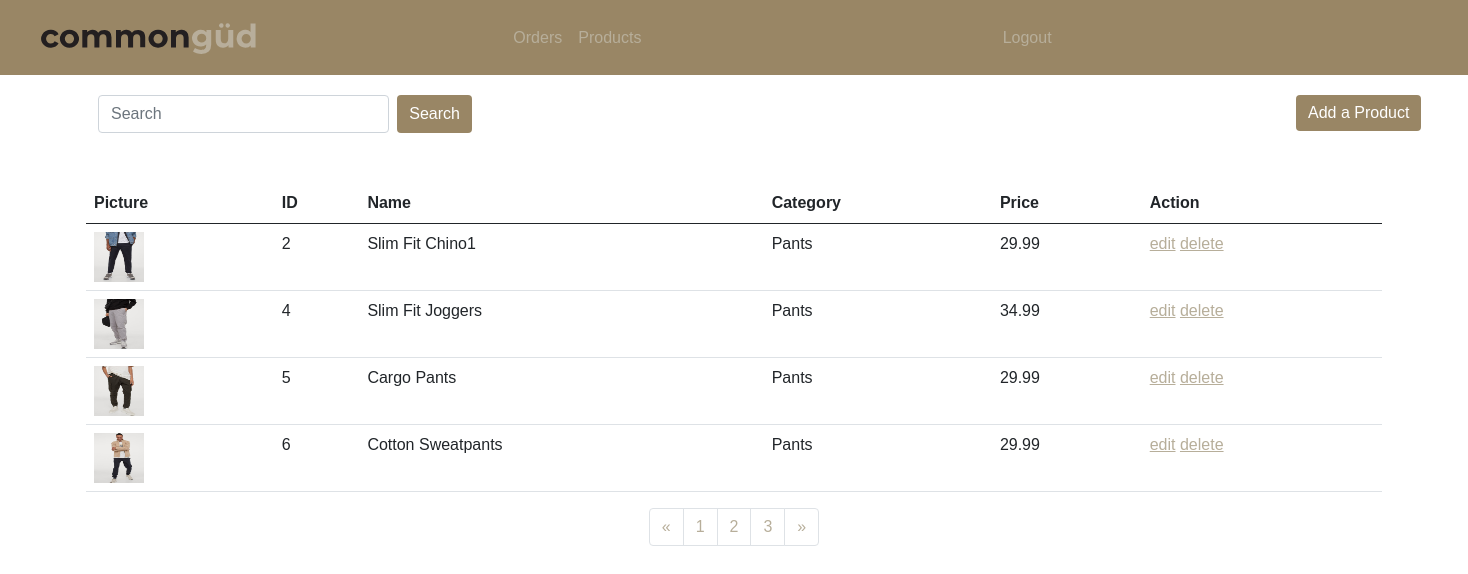
Page /dashboard/products on the earlier database version.
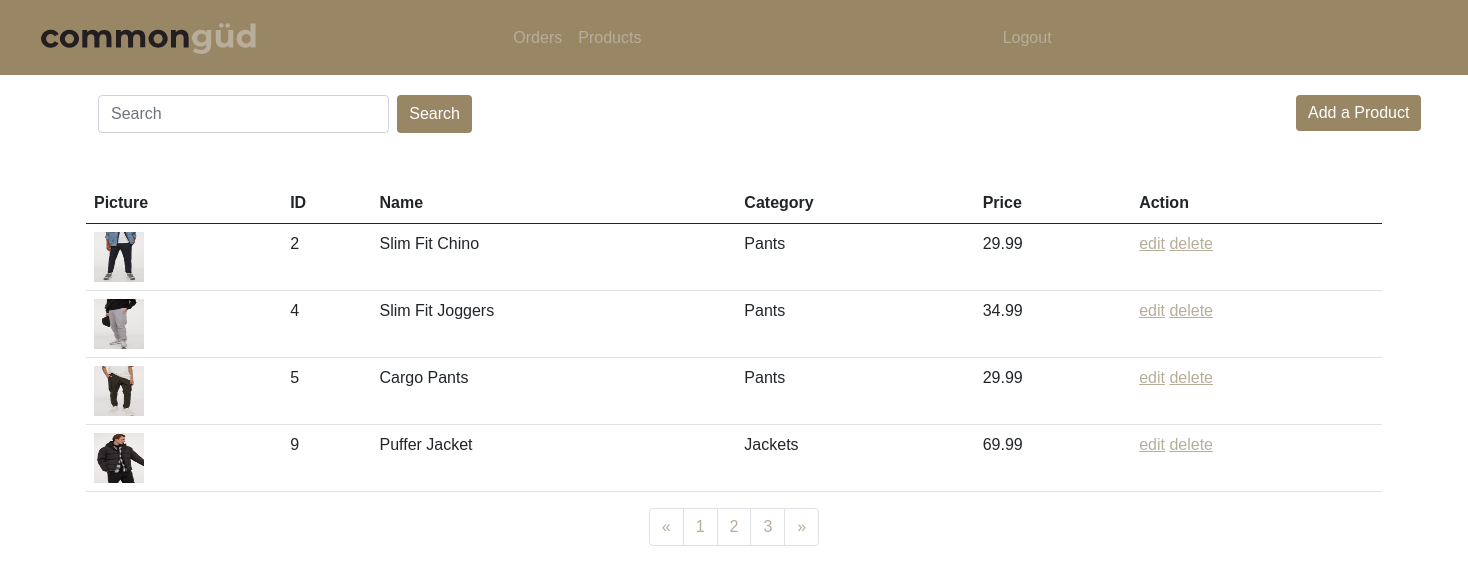
Same page on the later database version.
### gud_app/models.py (models this page shows)
class Product(models.Model):
    name = models.CharField(max_length=45)
    description = models.CharField(max_length=45)
    price = models.DecimalField(max_digits=5, decimal_places=2)
    product_category = models.ForeignKey(Category,related_name="products", on_delete= models.CASCADE)
    user = models.ForeignKey(User, related_name="products_from_user", on_delete= models.CASCADE)
    product_order = models.ManyToManyField(Order, related_name="products_order")
    size = models.CharField(max_length=45)
    color = models.CharField(max_length=45)
    gender = models.CharField(max_length=45)
    created_at = models.DateTimeField(auto_now_add=True)
    updated_at = models.DateTimeField(auto_now=True)

class Image(models.Model):
    name = models.CharField(max_length=255)
    product = models.ForeignKey(Product, related_name="images", on_delete=models.CASCADE)
    image = models.ImageField(upload_to='images/')
    default = models.BooleanField(default=False)

class Category(models.Model):
    name = models.CharField(max_length=45)
    created_at = models.DateTimeField(auto_now_add=True)
    updated_at = models.DateTimeField(auto_now=True)
    objects = UserManager()

### gud_app/views.py (the view)
# urls.py: path('dashboard/products', views.products),
def products(request):
    all_products = Product.objects.all()
    all_images = Image.objects.filter(name="image_1")
    context= {
        'products': all_products,
        'images': all_images
    }
    return render(request, 'dashboard_products.html',context)

### gud_app/templates/dashboard_products.html (shortened to what this page needs)
<!DOCTYPE html>
<html lang="en">
<head>
    <link rel="stylesheet" href="https://stackpath.bootstrapcdn.com/font-awesome/4.7.0/css/font-awesome.min.css"
>
    <link href="https://cdn.jsdelivr.net/npm/bootstrap@5.0.0-beta1/dist/css/bootstrap.min.css" rel="stylesheet"
>
    {% load static %}
    <link rel="stylesheet" href="{% static 'css/style.css' %}">
</head>
<body>
    <nav class="navbar navbar-expand-lg" style="background-color: #998665;">
        <div class="container-fluid d-flex justify-content-center">
            <div class="container">
                <a class="navbar-brand" href="/us">
                    <img src="{% static 'images/logo.svg' %}" alt="logo" width="250" height="100">
                </a>
            </div>
            <div class="container-sm">
                <ul class="navbar-nav me-auto mb-2 mb-lg-0">
                    <li class="nav-item">
                        <a class="nav-link active" aria-current="page" href="orders">Orders</a>
                    </li>
                    <li class="nav-item">
                        <a class="nav-link" href="products">Products</a>
                    </li>
                </ul>
            </div>
            <div class="container-sm">
                <a class="nav-link active" aria-current="page" href="/logout">Logout</a>
            </div>
        </div>
    </nav>
    <div class="position-relative">
        <div class="secondary container-sm d-flex justify-content-between">
            <div class="container-sm">
                <form class="d-flex">
                    <input class="form-control me-2" type="search" placeholder="Search" aria-label="Search" width:>
                    <button class="btn btn-outline-success" type="submit">Search</button>
                </form>
            </div>
            <div class="showall container-sm">
                <div class="btn-group">
                    <form action="/go_to_add_product">
                        <button type="submit" class="btn btn-primary">Add a Product</button>
                    </form>
                </div>
            </div>
        </div>
        <div class="position-relative">
            <div class="container-sm">
                <table class="table">
                    <thead>
                        <tr>
                            <th scope="col">Picture</th>
                            <th scope="col">ID</th>
                            <th scope="col">Name</th>
                            <th scope="col">Category</th>
                            <th scope="col">Price</th>
                            <th scope="col">Action</th>
                        </tr>
                    </thead>
                    <tbody>
                        {% for product_display in products %}
                        <tr>
                            {% with product_display.images.all|first as image %}
                            <th><img src="{{ image.image.url }}"alt="logo" width="50" height="50">
                            {% endwith %}
                            <td scope="row">{{product_display.id}}</td>
                            <td>{{product_display.name}}</td>
                            <td>{{product_display.product_category.name}}</td>
                            <td>{{product_display.price}}</td>
                            <td>
                                <a href="/edit/{{product_display.id}}">edit</a>
                                <a id="delete-product"  href="/delete/{{product_display.id}}">delete</a>
                            </td>
                        </tr>
                        {% endfor %}
                    </tbody>
                </table>
            </div>
        </div>
        <div class="container-sm d-flex justify-content-center">
            <nav aria-label="Page navigation example">
                <ul class="pagination">
                    <li class="page-item">
                        <a class="page-link" href="#" aria-label="Previous">
                            <span aria-hidden="true">&laquo;</span>
                        </a>
                    </li>
                    <li class="page-item"><a class="page-link" href="#">1</a></li>
                    <li class="page-item"><a class="page-link" href="#">2</a></li>
                    <li class="page-item"><a class="page-link" href="#">3</a></li>
                    <li class="page-item">
                        <a class="page-link" href="#" aria-label="Next">
                            <span aria-hidden="true">&raquo;</span>
                        </a>
                    </li>
                </ul>
            </nav>
        </div>
    </div>
</body>
</html>

### gud_app/static/css/style.css (style rules this page uses)
body { font-family: Montserrat, Helvetica, sans-serif; width:100%; }
.navbar { height: 75px; }
a { color: black; }
a:link { color: #b7ae9a; }
.btn { background-color: #b7ae9a; color: white; }
.secondary { margin-top:20px; margin-bottom:50px; }
.showall { margin-right:500px; position:relative; left:800px; }
.btn { background-color: #998665; color: white; border: none; }

Differences in the rows shown:
removed Product: image (picture), id "6", name "Cotton Sweatpants", product_category.name "Pants", price "29.99"
changed Product id 2: name "Slim Fit Chino1" → "Slim Fit Chino"
added Product: image (picture), id "9", name "Puffer Jacket", product_category.name "Jackets", price "69.99"
